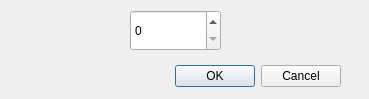
<?xml version="1.0" encoding="UTF-8"?>
<ui version="4.0">
 <class>Dialogchangemnozstvi</class>
 <widget class="QDialog" name="Dialogchangemnozstvi">
  <property name="geometry">
   <rect>
    <x>0</x>
    <y>0</y>
    <width>369</width>
    <height>99</height>
   </rect>
  </property>
  <property name="windowTitle">
   <string>Dialog</string>
  </property>
  <widget class="QDialogButtonBox" name="buttonBox">
   <property name="geometry">
    <rect>
     <x>0</x>
     <y>60</y>
     <width>341</width>
     <height>32</height>
    </rect>
   </property>
   <property name="orientation">
    <enum>Qt::Horizontal</enum>
   </property>
   <property name="standardButtons">
    <set>QDialogButtonBox::Cancel|QDialogButtonBox::Ok</set>
   </property>
  </widget>
  <widget class="QSpinBox" name="spinBox">
   <property name="geometry">
    <rect>
     <x>130</x>
     <y>10</y>
     <width>91</width>
     <height>41</height>
    </rect>
   </property>
  </widget>
 </widget>
 <resources/>
 <connections>
  <connection>
   <sender>buttonBox</sender>
   <signal>accepted()</signal>
   <receiver>Dialogchangemnozstvi</receiver>
   <slot>accept()</slot>
   <hints>
    <hint type="sourcelabel">
     <x>248</x>
     <y>254</y>
    </hint>
    <hint type="destinationlabel">
     <x>157</x>
     <y>274</y>
    </hint>
   </hints>
  </connection>
  <connection>
   <sender>buttonBox</sender>
   <signal>rejected()</signal>
   <receiver>Dialogchangemnozstvi</receiver>
   <slot>reject()</slot>
   <hints>
    <hint type="sourcelabel">
     <x>316</x>
     <y>260</y>
    </hint>
    <hint type="destinationlabel">
     <x>286</x>
     <y>274</y>
    </hint>
   </hints>
  </connection>
 </connections>
</ui>
